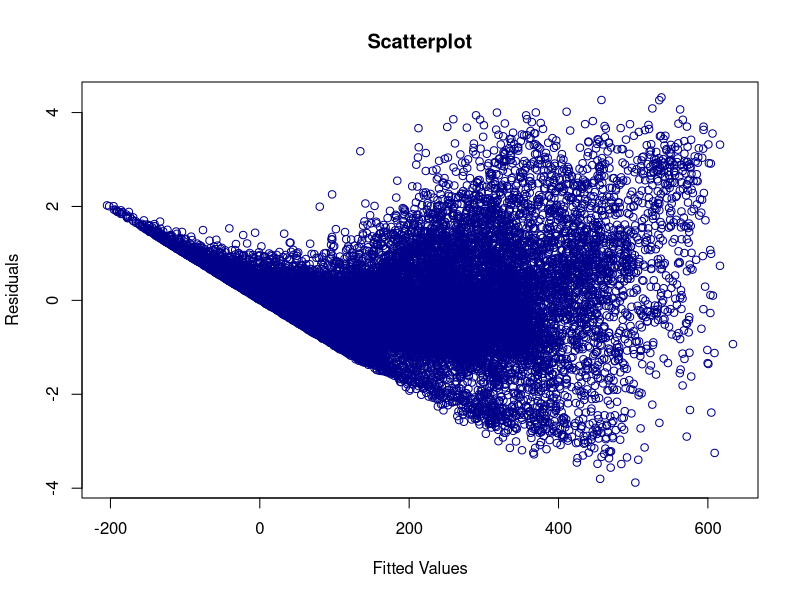
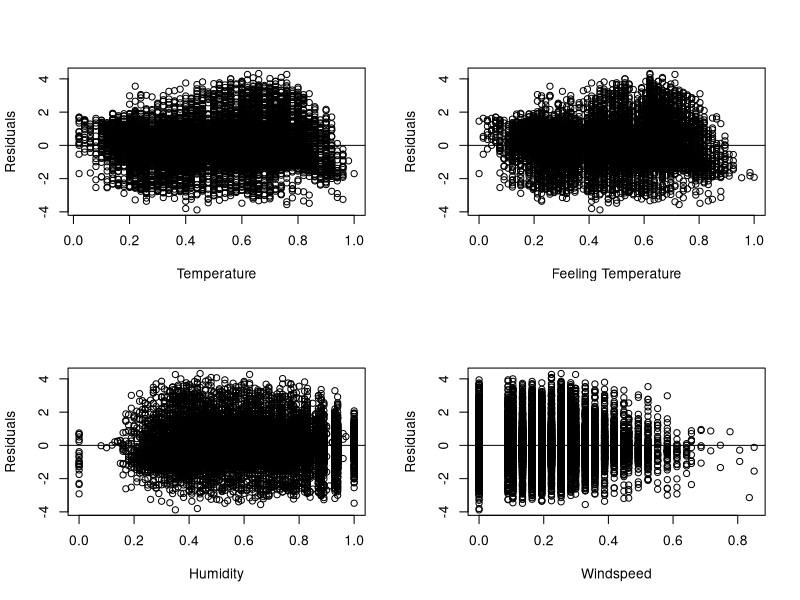
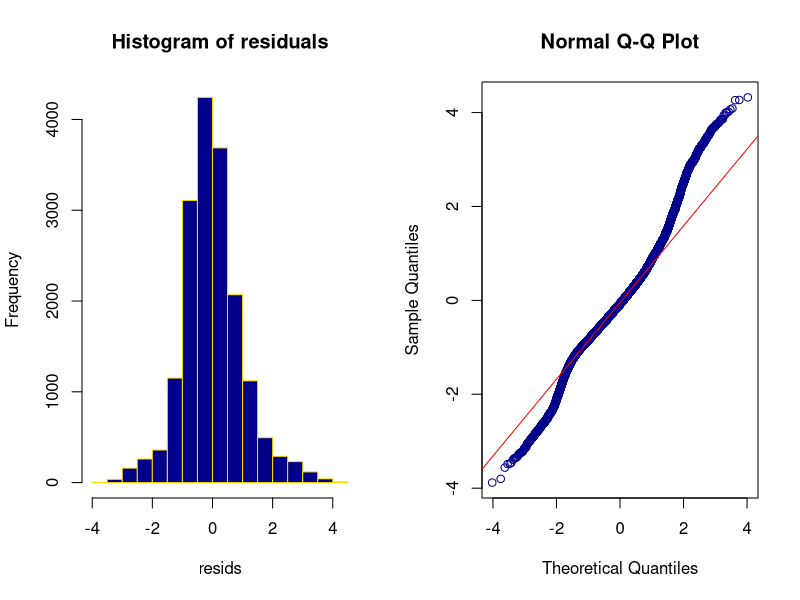
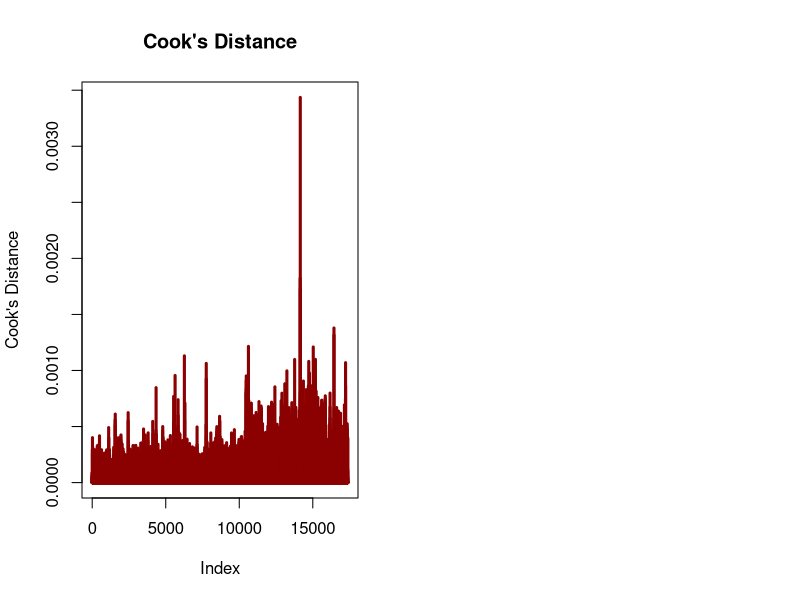

These charts were generated, in order, by the following R code: (Note: this script raises an error after producing the figures.)
## ---- chunk 1
knitr::opts_chunk$set(echo = TRUE)
## ---- chunk 2
rm(list = ls())
set.seed(33)
## ---- chunk 3
data <- read.csv("Bikes.csv", header=T)
head(data)
## ---- chunk 4
# Set a seed for reproducibility
set.seed(9)

# Remove the irrelevant columns
clean_data = data[-c(1,2,9,15,16)]

# Convert the numerical categorical variables to predictors
clean_data$season = as.factor(clean_data$season)
clean_data$yr = as.factor(clean_data$yr)
clean_data$mnth = as.factor(clean_data$mnth)
clean_data$hr = as.factor(clean_data$hr)
clean_data$holiday = as.factor(clean_data$holiday)
clean_data$weekday = as.factor(clean_data$weekday)
clean_data$weathersit = as.factor(clean_data$weathersit)
## ---- chunk 5
model1 = lm(cnt~., data=clean_data)
summary(model1)
## ---- chunk 6
# Find insignificant values
which(summary(model1)$coeff[,4]>0.05)
## ---- chunk 7
resids = rstandard(model1)
fits = model1$fitted
plot(fits, resids, xlab="Fitted Values", ylab="Residuals", main="Scatterplot", col="darkblue")
## ---- chunk 8
par(mfrow = c(2,2))
plot(data$temp, resids, xlab = "Temperature", ylab = "Residuals")
abline(h = 0)
plot(data$atemp, resids, xlab = "Feeling Temperature", ylab = "Residuals")
abline(h = 0)
plot(data$hum, resids, xlab = "Humidity", ylab = "Residuals")
abline(h = 0)
plot(data$windspeed, resids, xlab = "Windspeed", ylab = "Residuals")
abline(h = 0)
## ---- chunk 9
par(mfrow = c(1,2))
hist(resids, nclass=20, col="darkblue", border="gold", main="Histogram of residuals")

qqnorm(resids,col="darkblue")
qqline(resids, col="red")
## ---- chunk 10
# Cook’s Distance
cook = cooks.distance(model1)
plot(cook, type="h", lwd=3, col="darkred", ylab = "Cook's Distance", main="Cook's Distance")
## ---- chunk 11
## Box Cox transformation
bc <- boxCox(model1)
lambda <- bc$x[which(bc$y==max(bc$y))]
lambda
## ---- chunk 12
## Fitting the model with square root transformation
model2<-lm(sqrt(cnt)~.,data=clean_data)
summary(model2)
## ---- chunk 13
vif(model2)

## ---- chunk 14
# Set a seed for reproducibility
set.seed(9)

# Remove data for hours 0-6
hrs = as.numeric(data$hr) #change hours to NUMERIC so we can do the greater than
data_red = clean_data[which(hrs>=7),] #only chose hours over 7

# Fitting the model with square root transformation
model3 = lm(sqrt(cnt)~.,data=data_red)
summary(model3)$r.squared

which(summary(model3)$coeff[,4]>0.05)
## ---- chunk 15
set.seed(9)

# Random Sampling Approach: 80% Train 20% Test split
sample_size = floor(0.8*nrow(clean_data))
picked = sample(seq_len(nrow(clean_data)), size=sample_size)
train = clean_data[picked,]
test = clean_data[-picked,]

sample_size_red = floor(0.8*nrow(data_red))
picked_red = sample(seq_len(nrow(data_red)), size=sample_size_red)
train_red = data_red[picked_red,]
test_red = data_red[-picked_red,]

##Apply the three models to training data
model1 =  lm(cnt ~ ., data=train)  #regular
model2 = lm(sqrt(cnt) ~ ., data=train) #transformed response
model3 = lm(sqrt(cnt) ~ ., data= train_red) #reduced predictors

# Build a prediction of the models with the new test data
# Specify whether a confidence or prediction interval
pred1 = predict(model1, test, interval = 'prediction')
pred2 = predict(model2, test, interval = 'prediction')
pred3 = predict(model3, test_red, interval = 'prediction')

head(pred1, 12)
## ---- chunk 16
## Save Predictions to compare with observed data
test.pred1 = pred1[,1]
test.lwr1 = pred1[,2]
test.upr1 = pred1[,3]

## Prediction measure functions
# Mean Squared Prediction Error (MSPE)
mse_fun <- function(pred,dat){mean((pred-dat)^2)}
mse_fun(test.pred1,test$cnt)

# Mean Absolute Prediction Error (MAE)
mae_fun <- function(pred,dat){mean(abs(pred-dat))}
mae_fun(test.pred1,test$cnt)

# Mean Absolute Percentage Error (MAPE)
mape_fun <- function(pred,dat){mean(abs(pred-dat)/abs(dat))}
mape_fun(test.pred1,test$cnt)

# Precision Measure (PM)
pm_fun <- function(pred,dat){sum((pred-dat)^2)/sum((dat-mean(dat))^2) }
pm_fun(test.pred1,test$cnt)
       
# CI Measure (CIM)
ci_fun <- function(pred.lwr,pred.upr,dat){
  sum(dat<pred.lwr|dat>pred.upr)/length(dat) 
}
ci_fun(test.lwr1,test.upr1, test$cnt)
## ---- chunk 17
## Prediction Function
pred_fun <- function(model,test,transf=FALSE){
 pred = predict(model, test, interval = 'prediction')
 test.pred = pred[,1]
 test.lwr = pred[,2]
 test.upr = pred[,3]
 if(transf==FALSE){
   mse_model = mse_fun(test.pred,test$cnt) 
   mae_model =  mae_fun(test.pred,test$cnt)
   mape_model = mape_fun(test.pred,test$cnt) 
   pm_model  = pm_fun(test.pred,test$cnt) 
   ci_model =  ci_fun(test.lwr,test.upr,test$cnt)
   predict_meas = c(mse_model,mae_model,mape_model,pm_model,ci_model)
 }
 else{
   mse_model = mse_fun(test.pred^2,test$cnt) 
   mae_model =  mae_fun(test.pred^2,test$cnt)
   mape_model = mape_fun(test.pred^2,test$cnt) 
   pm_model  = pm_fun(test.pred^2,test$cnt) 
   ci_model =  ci_fun(test.lwr^2,test.upr^2,test$cnt)
   predict_meas = c(mse_model,mae_model,mape_model,pm_model,ci_model)
 }
 return(predict_meas)
}
## ---- chunk 18
## Apply Sampling & Predictions 100 times then average
pred1_meas = matrix(0,5,100)
pred2_meas = matrix(0,5,100)
pred3_meas = matrix(0,5,100)

## Apply Random Sampling 100 times
for(i in 1:100){
# Random Sampling Approach: 80% Training Data & 20% Testing Data
  sample_size = floor(0.8*nrow(clean_data))
  picked = sample(seq_len(nrow(clean_data)), size=sample_size)
  train = clean_data[picked,]
  test = clean_data[-picked,]
  
  sample_size_red = floor(0.8*nrow(data_red))
  picked_red = sample(seq_len(nrow(data_red)), size=sample_size_red)
  train_red = data_red[picked_red,]
  test_red = data_red[-picked_red,]
  
  # Apply the two models to training data 
  model1.train =  lm(cnt ~ ., data=train) 
  model2.train = lm(sqrt(cnt) ~ ., data=train) 
  model3.train = lm(sqrt(cnt) ~ ., data= train_red)
  
  ## Save Predictions for the i-th iteration
  pred1_meas[,i] = pred_fun(model1.train,test)
  pred2_meas[,i] = pred_fun(model2.train,test,TRUE)
  pred3_meas[,i] = pred_fun(model3.train,test_red,TRUE)
}

## Average across 100 iterations
model1_ave = round(apply(pred1_meas,1,mean),4)
model2_ave = round(apply(pred2_meas,1,mean),4)
model3_ave = round(apply(pred3_meas,1,mean),4)

model1_ave
## ---- chunk 19
library(modelr)
library(purrr)

## Random Sampling: 20% Test Data for 100 iterations
cvrandom = crossv_mc(clean_data, n=100, test = 0.2)
cvrandom_red = crossv_mc(data_red, n=100, test = 0.2)

## K-fold Cross-Validation with K=10
cvkfold = crossv_kfold(clean_data, k=10)
cvkfold_red = crossv_kfold(data_red, k=10)

## Fit models for all combinations of k-1 folds 
models1kfold <- map(cvkfold$train, ~lm(cnt ~ ., data = .))
models2kfold <- map(cvkfold$train, ~lm(sqrt(cnt) ~ ., data = .))
models3kfold <- map(cvkfold_red$train, ~lm(sqrt(cnt) ~ ., data = .))

## Fit models for all random data splits
models1random <- map(cvrandom$train, ~lm(cnt ~ ., data = .))
models2random <- map(cvrandom$train, ~lm(sqrt(cnt) ~ ., data = .))
models3random <- map(cvrandom_red$train, ~lm(sqrt(cnt) ~ ., data = .))

## Obtain predictions across all models
get_pred_meas  <- function(model,test_data,transf=FALSE){
  data  <- as.data.frame(test_data)
  test  <- add_predictions(data, model)
  caret_model = mse_fun(test$pred,test$cnt) 
  mae_model =  mae_fun(test$pred,test$cnt)
  mape_model = mape_fun(test$pred,test$cnt) 
  pm_model  = pm_fun(test$pred,test$cnt)
  if(transf==TRUE){
    mse_model = mse_fun(test$pred^2,test$cnt)
    mae_model =  mae_fun(test$pred^2,test$cnt)
    mape_model = mape_fun(test$pred^2,test$cnt) 
    pm_model  = pm_fun(test$pred^2,test$cnt)
  }
  meas = c(mse_model,mae_model,mape_model,pm_model)
  return(meas)
}
pred1kfold = NULL
pred2kfold = NULL
pred3kfold = NULL
N = length(models1kfold)
for(i in 1:N){
  pred1kfold = cbind(pred1kfold,get_pred_meas(models1kfold[[i]],cvkfold$test[[i]]))
  pred2kfold = cbind(pred2kfold,get_pred_meas(models2kfold[[i]],cvkfold$test[[i]],TRUE))
  pred3kfold = cbind(pred3kfold,get_pred_meas(models3kfold[[i]],cvkfold_red$test[[i]],TRUE))
}
model1kfold_ave = round(apply(pred1kfold,1,mean),4)
model2kfold_ave = round(apply(pred2kfold,1,mean),4)
model3kfold_ave = round(apply(pred3kfold,1,mean),4)

pred1random = NULL
pred2random = NULL
pred3random = NULL
N = length(models1random)
for(i in 1:N){
  pred1random = cbind(pred1random,get_pred_meas(models1random[[i]],cvrandom$test[[i]]))
  pred2random = cbind(pred2random,get_pred_meas(models2random[[i]],cvrandom$test[[i]],TRUE))
  pred3random = cbind(pred3random,get_pred_meas(models3random[[i]],cvrandom_red$test[[i]],TRUE))
}
model1random_ave = round(apply(pred1random,1,mean),4)
model2random_ave = round(apply(pred2random,1,mean),4)
model3random_ave = round(apply(pred3random,1,mean),4)

## ---- chunk 20
model1kfold_ave
model1random_ave
## ---- chunk 21
# Approach: Subsample 40% of the initial data sample & repeat 100 times
count = 1
n = nrow(clean_data)
B = 100
ncoef = dim(summary(model2)$coeff)[1]
pv_matrix = matrix(0,nrow = ncoef,ncol = B)

## Set percentage for the sub-sampled data
perc = 0.4 # 40% random sample of indices
while (count <= B) {
  subsample  = sample(n, floor(n*perc), replace=FALSE)
  # Extract the random subsample data
  subdata = clean_data[subsample,]
  # Fit the regression for each subsample
  submod = lm(sqrt(cnt)~.,data=subdata)
  # Save the p-values
  pv_matrix[,count] = summary(submod)$coeff[,4]
  # Increment to the next subsample
  count = count + 1
}

# Count pvalues smaller or equal to than 0.01 across the 100 (sub)models
alpha = 0.01
pv_significant = rowSums(pv_matrix <= alpha)

## ---- chunk 22
# Which regression coefficients are statistically significant?
idx_scoef = which(pv_significant>=95)

# Show the p-values of the significant coefficients in model2
cbind(summary(model2)$coeff[idx_scoef,c(1,4)],
      Freq=pv_significant[idx_scoef])

# Plot the 100 p-values of the significant coefficients
matplot(pv_matrix[idx_scoef,],
     xlab="Regression Coefficient Index",
     ylab="P-values across 100 Samples",
     type="p",
     pch="o",
     col="blue")
## ---- chunk 23
## Which regression coefficients are not statistically significant?
idx_icoef = which(pv_significant<=85)

# Show the p-values of coefficients not stastically significant
# in model2
cbind(summary(model2)$coeff[idx_icoef,c(1,4)],
      Freq=pv_significant[idx_icoef])

# Plot the 100 p-values of the coefficients not statistically
# significant
matplot(pv_matrix[idx_icoef,],
     xlab="Regression Coefficient Index",
     ylab="P-values across 100 Samples",
     type="p",
     pch="o",
     col="blue")
## ---- chunk 24
count = 1
perc = 0.2
pv_matrix.2 = matrix(0,nrow = ncoef,ncol = B)
while (count <= B) {
  subsample  = sample(n, floor(n*perc), replace=FALSE)
  # Extract the random subsample data
  subdata = clean_data[subsample,]
  # Fit the regression for each subsample
  submod = lm(sqrt(cnt)~.,data=subdata)
  # Save the p-values
  pv_matrix.2[,count] = summary(submod)$coeff[,4]
  # Increment to the next subsample
  count = count + 1
}
pv_significant.2 = rowSums(pv_matrix.2 < alpha)
idx_icoef.2 = which(pv_significant.2<85)
cbind(round(summary(model2)$coeff[idx_icoef.2,c(1,4)],3),
      Freq=pv_significant.2[idx_icoef.2])
